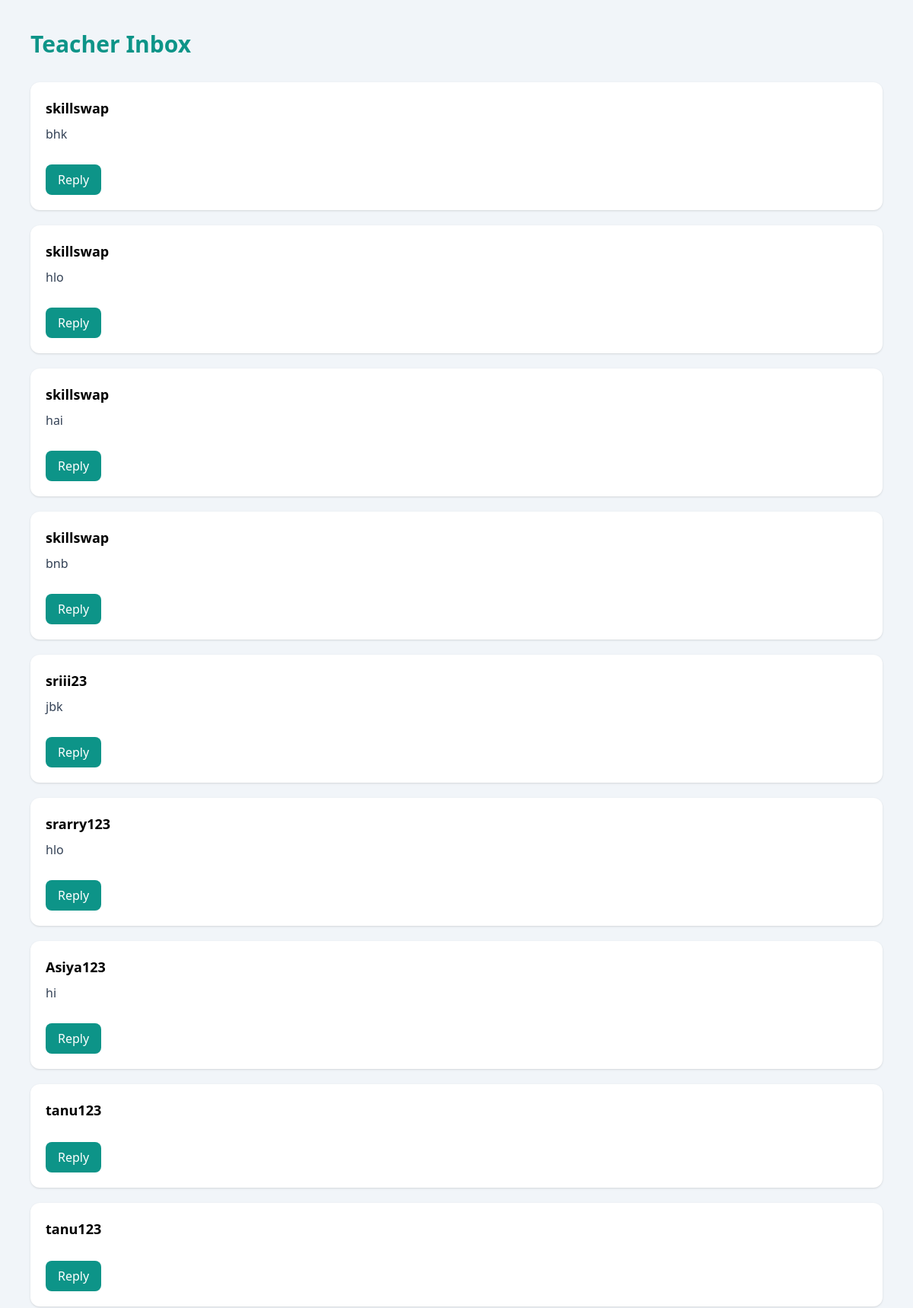
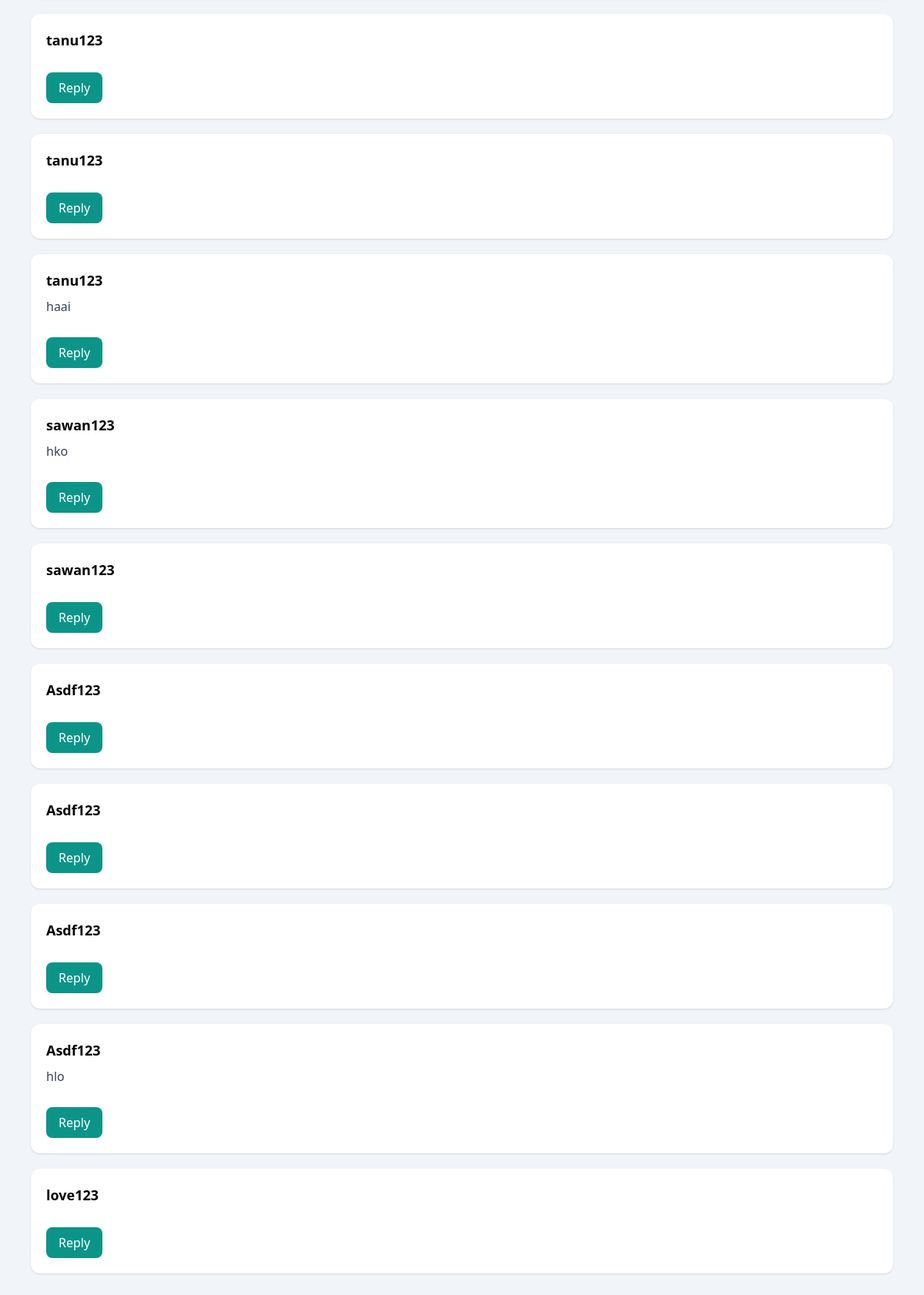
/inbox/ (signed in), run on the app's committed database (2 pictures, top to bottom).
### skills/models.py (models this page shows)
class Message(models.Model):
    sender = models.ForeignKey(
        User,
        related_name='sent_messages',
        on_delete=models.CASCADE
    )
    receiver = models.ForeignKey(
        User,
        related_name='received_messages',
        on_delete=models.CASCADE
    )
    message = models.TextField(blank=True, null=True)
    file = models.FileField(
        upload_to='chat_files/',
        blank=True,
        null=True
    )
    voice = models.FileField(
        upload_to='voice_notes/',
        blank=True,
        null=True
    )
    timestamp = models.DateTimeField(auto_now_add=True)

### skills/views.py (the view)
# urls.py: path('inbox/', views.inbox, name='inbox'),
def inbox(request):
    received_messages = Message.objects.filter(
        receiver=request.user
    ).order_by('timestamp')
    return render(request, 'skills/inbox.html', {
        'messages': received_messages
    })

### skills/templates/skills/inbox.html (shortened to what this page needs)
<!DOCTYPE html>
<html>
<head>
  <script src="https://cdn.tailwindcss.com"></script>
</head>
<body class="bg-slate-100 p-10">
<h2 class="text-3xl font-bold mb-8 text-teal-600">
  Teacher Inbox
</h2>
<div class="space-y-5">
{% for msg in messages %}
<div class="bg-white p-5 rounded-xl shadow">
    <p class="font-bold text-lg">
      {{ msg.sender.username }}
    </p>
    <p class="text-slate-700 mt-2">
      {{ msg.message }}
    </p>
    <a href="{% url 'skills:chat' msg.sender.id %}">
      <button
        class="mt-4 bg-teal-600 text-white px-4 py-2 rounded-lg"
      >
        Reply
      </button>
    </a>
</div>
{% empty %}
<p>No messages yet.</p>
{% endfor %}
</div>
</body>
</html>

### data on the page
Message: sender.username "skillswap", message "bhk"
Message: sender.username "skillswap", message "hlo"
Message: sender.username "skillswap", message "hai"
Message: sender.username "skillswap", message "bnb"
Message: sender.username "sriii23", message "jbk"
Message: sender.username "srarry123", message "hlo"
Message: sender.username "Asiya123", message "hi"
Message: sender.username "tanu123"
Message: sender.username "tanu123"
Message: sender.username "tanu123"
Message: sender.username "tanu123"
Message: sender.username "tanu123", message "haai"
Message: sender.username "sawan123", message "hko"
Message: sender.username "sawan123"
Message: sender.username "Asdf123"
Message: sender.username "Asdf123"
Message: sender.username "Asdf123"
Message: sender.username "Asdf123", message "hlo"
Message: sender.username "love123"
